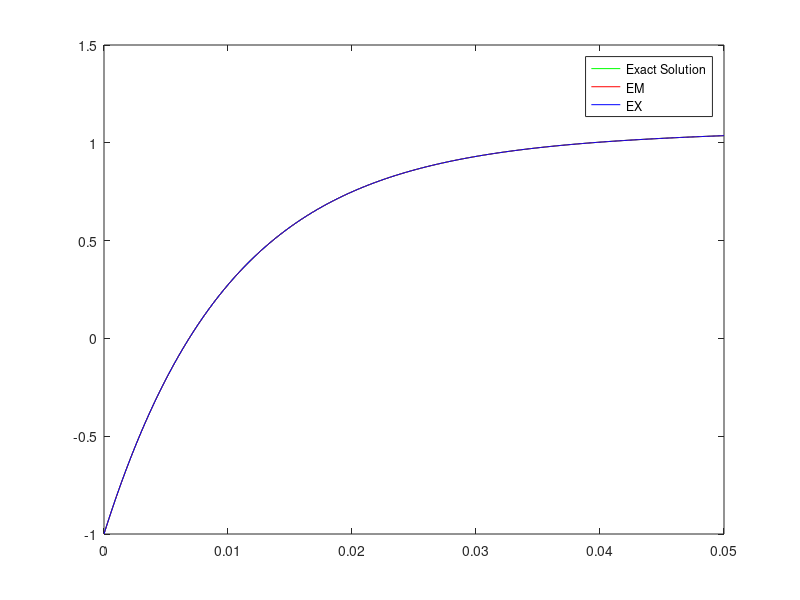

MATLAB code for this plot:
clc;
clear;
clearvars;
function [y,yEX,yEM] = lab3_ex1(y0,h,N)
    y = zeros(N+1,1);
    yEX = zeros(N+1,1);
    yEM = zeros(N+1,1);


    yEM(1) = yEX(1) = y0;

    % Exact Solution
    for i = 0:N
        y(i+1) = i*h + 1 + (y0-1)*(exp(-100*i*h));
    end

    yEM(2) = y0 + h*(-100*y0 + 101);
    for i = 2:N
        fnn = ((-100*yEM(i-1)) + (100*(i-2)*h) +101);
        fn = ((-100*yEM(i)) + (100*(i-1)*h) +101);
        yEM(i+1) = yEM(i) + (2*fn*h/3) - (fnn*h/12) + (5*h*(100*((i-1)*h)+101)/12);
        yEM(i+1) = yEM(i+1)/(1+(125*h/3));
    end


    yEX(2) = y(2);
    for i = 2:N
        fnn = ((-100*yEX(i-1)) + (100*(i-2)*h) +101);
        fn = ((-100*yEX(i)) + (100*(i-1)*h) +101);
        yEX(i+1) = yEX(i) + (2*fn*h/3) - (fnn*h/12) + (5*h*(100*((i-1)*h)+101)/12);
        yEX(i+1) = yEX(i+1)/(1+(125*h/3));
    end
    t = (0:N) * h;
    plot(t,y,'g',t,yEX,'r',t,yEM,'b');
    legend('Exact Solution','EM','EX');

end


[y,yEX,yEM] = lab3_ex1(-1,0.0001,500);
